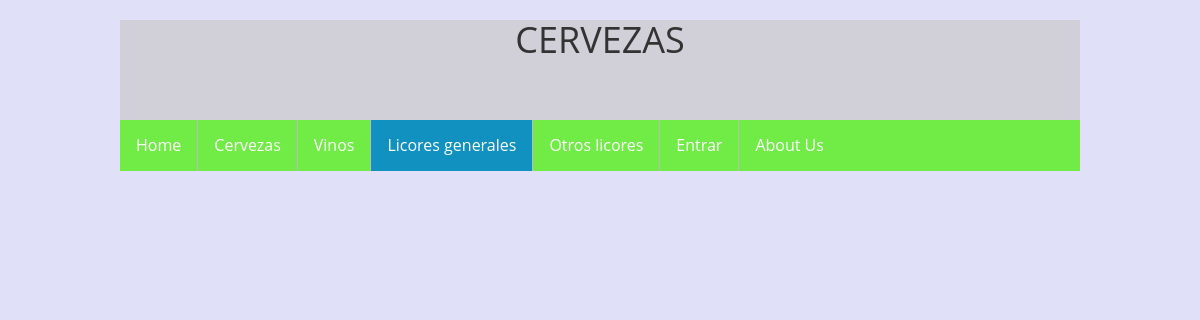
Before: /Licores/index.php with the older database file.
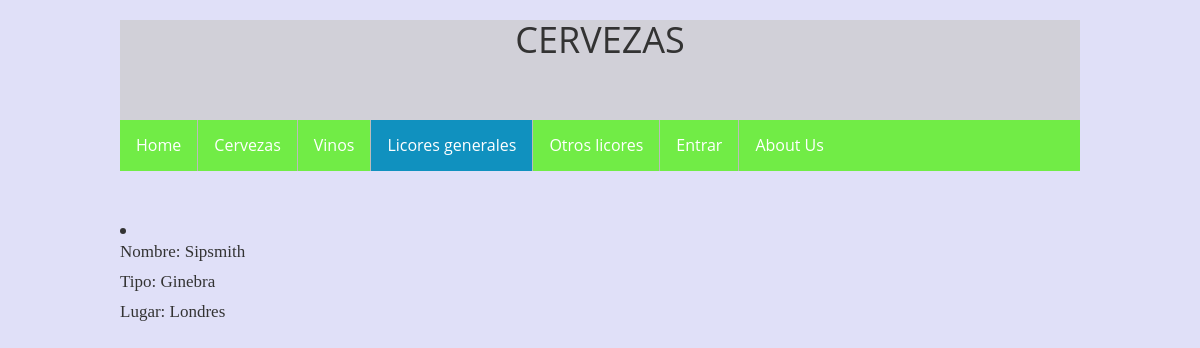
After: the same page with the newer database file.
### tables this page shows
CREATE TABLE `licor` (
  `id_licor` int(30) NOT NULL,
  `nombre` varchar(30) NOT NULL,
  `tipo` varchar(30) NOT NULL,
  `clasificacion` text,
  `lugar` varchar(30) NOT NULL,
  `opinion` text
);

### Licores/index.php (the view, shortened to what this page needs)
<!DOCTYPE html>
<html>
<head>
	<link rel="stylesheet" href="css/bootstrap.min.css">
	<link rel="stylesheet" href="css/CSS.css" >
</head>
<body>
	<header align="center"><h1>Cervezas</h1></header>
	<body>
		<nav>
		<ul>
			<li><a href=../index.html>Home</a></li>
  			<li><a href="../Cervezas/index.php">Cervezas</a></li>
  			<li><a href="">Vinos</a></li>
  			<li><a class="active" href="index.php">Licores generales</a></li>
  			<li><a href="">Otros licores</a></li>
  			<li><a href="../Login/index.htm">Entrar</a></li>
  			<li><a href="">About Us</a></li>
		</ul>
		</nav>
		<div>
		<?php
		$dbhost = "localhost";
  		$dbuser = "selection";
 		$dbpass = "";
 		$dbname = "gin_cerv";
 		$tablename= "licor";
 		$connection = mysqli_connect($dbhost, $dbuser, $dbpass, $dbname);
 		 	$query = "SELECT * FROM `$tablename`" ;
 		 	$result = mysqli_query($connection, $query);
 		 	if ($result) {
				if ($result->num_rows > 0) {
    				while($row = $result->fetch_assoc()) {
       				 echo "<li> <p> Nombre: " . $row["nombre"]. " </p> <p>Tipo: " . $row["tipo"]. "</p><p> Lugar: " . $row["lugar"]. "</p></li>";
    					}
    					}
				} else {
				die("Database query failed. " . mysqli_error($connection));
			}
		?>
		</div>
</body>
</html>

### Licores/css/CSS.css (style rules this page uses)
body { font-family: 'Open Sans', Helvetica, Arial, sans-serif; font-size: 16px; width: 80%; margin: auto; background: #E0E0F8; }
nav { margin-bottom:3em; }
p { line-height: 20px; font-family: Georgia, 'Times New Roman', serif; font-size: 17px; text-align: justify; }
nav ul { list-style-type: none; margin: 0; padding: 0; overflow: hidden; background-color: #71EC46; }
nav li { float: left; border-right: 1px solid #bbb; }
nav li:last-child { border-right: none; }
nav li a { display: block; color: white; text-align: center; padding: 14px 16px; text-decoration: none; }
.active { background-color: #1091BF; }
header { height: 100px; background-color:#D1D0D8; text-transform:uppercase; width: 100%; }

Changed rows visible on the page:
added licor: nombre "Sipsmith", tipo "Ginebra", lugar "Londres"
